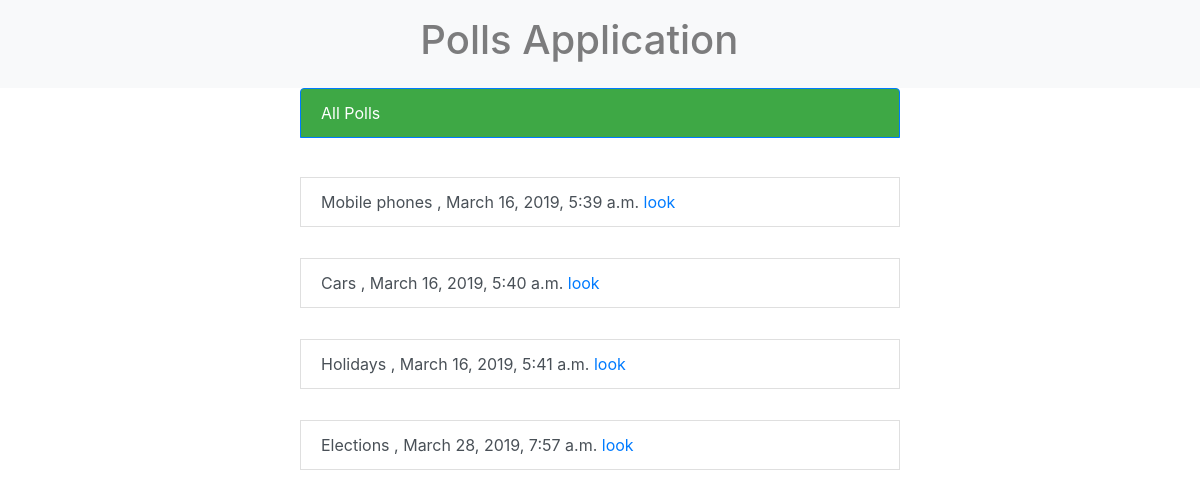
Screenshot of /poll/ with the database file from the repository.
### poll/models.py (models this page shows, shortened)
class Poll(models.Model):
    title = models.CharField(max_length=150, db_index=True)
    slug = models.SlugField(max_length=150, unique=True)
    comment = models.TextField(blank=True, db_index=True)
    date_create = models.DateTimeField(auto_now_add=True)
    is_public = models.BooleanField(default=False)
    def get_absolute_url(self):
        return reverse('poll_detail_url', kwargs={'slug': self.slug})

### poll/views.py (the view)
# urls.py: path('', IndexView.as_view(), name='polls_list_url'),
class IndexView(generic.ListView):
    template_name='poll/index.html'
    context_object_name='polls'
    def get_queryset(self):
        return Poll.objects.all()

### poll/templates/poll/index.html (shortened to what this page needs)
{% extends 'poll/base_poll.html' %}
{% block content %}
    {% for poll in polls %}
       {% if poll.is_public is True %}
           <p>
               <div class="list-group-item list-group-item-action col-6 offset-md-3">
              {{ poll.title }} , {{ poll.date_create }} <a href="{{ poll.get_absolute_url }}" class="but1 ">look</a>
               </div>
           </p>
       {% endif %}
    {% endfor %}
{% endblock %}

### rows the page displays
Poll: title "Mobile phones", date_create "March 16, 2019, 5:39 a.m."
Poll: title "Cars", date_create "March 16, 2019, 5:40 a.m."
Poll: title "Holidays", date_create "March 16, 2019, 5:41 a.m."
Poll: title "Elections", date_create "March 28, 2019, 7:57 a.m."
